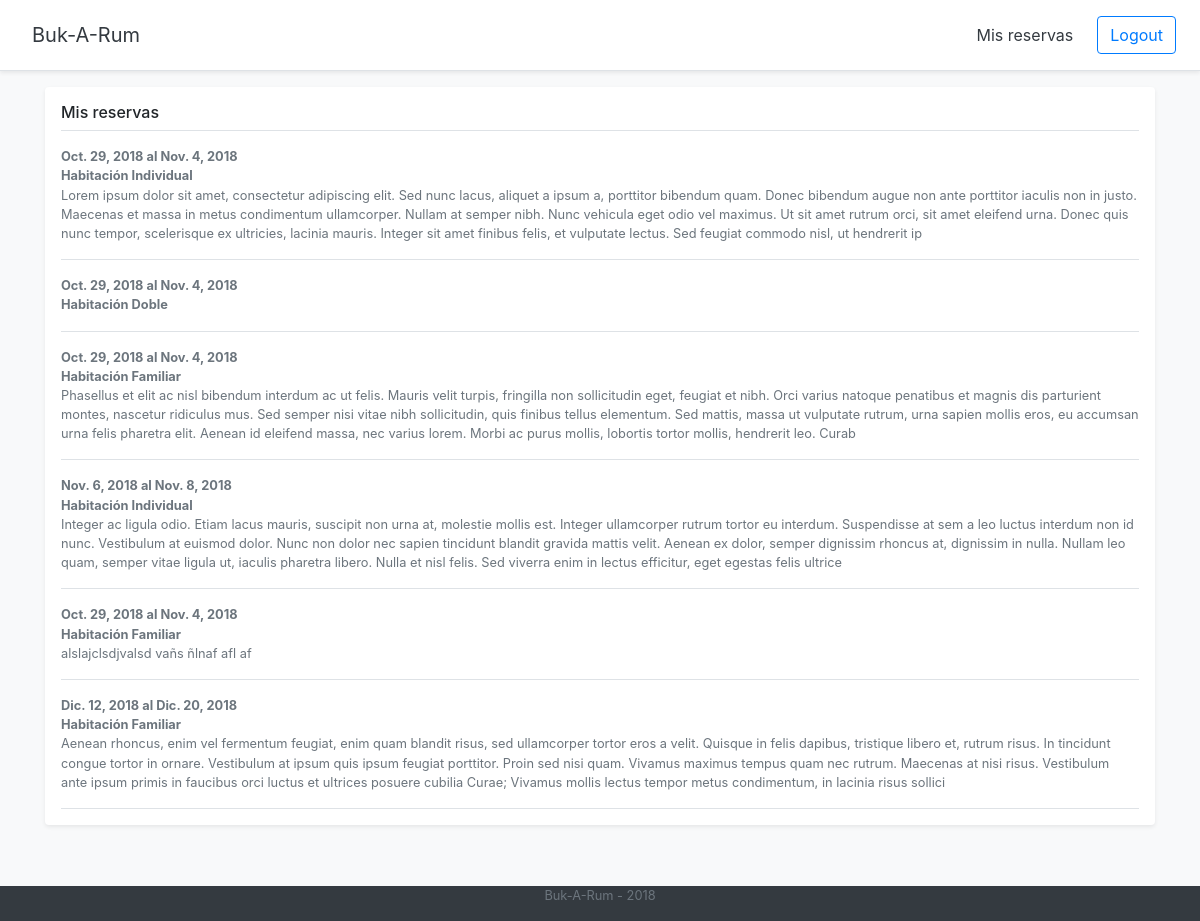
/reservas/ (signed in), run on the app's committed database.
### buscador/models.py (models this page shows, shortened)
class Reserva(models.Model):
    usuario = models.ForeignKey(User, on_delete=models.CASCADE)
    localizador = models.CharField(max_length=32)
    fecha_entrada = models.DateField()
    fecha_salida = models.DateField()
    tipo_tarjeta = models.ForeignKey(TarjetaCredito, on_delete=models.CASCADE)
    tarjeta_credito = models.IntegerField()
    mes_expira = models.IntegerField()
    anio_expira = models.IntegerField()
    comentarios = models.CharField(max_length=500, null=True, blank=True)
    habitacion = models.ForeignKey(Habitacion, on_delete=models.CASCADE)
    fecha_reserva = models.DateField()
    precio_noche = models.DecimalField(max_digits=15, decimal_places=2)

class Habitacion(models.Model):
    numero = models.IntegerField()
    tipo = models.ForeignKey(TipoHabitacion, on_delete=models.CASCADE)
    class Meta:
        verbose_name_plural = 'Habitaciones'

class TipoHabitacion(models.Model):
    nombre = models.CharField(max_length=50)
    capacidad = models.IntegerField()
    precio = models.DecimalField(max_digits=12, decimal_places=2)
    class Meta:
        verbose_name_plural = 'Tipo de habitaciones'
    def __str__(self):
        return 'Habitación {}'.format(self.nombre)

### buscador/views.py (the view)
# urls.py: path('reservas/', views.mis_reservas, name='mis_reservas'),
def mis_reservas(request):
    lista_reservas = Reserva.objects.filter(usuario__username=request.user)
    if lista_reservas is not None:
        return render(request, 'reservas.html', {'reservas': lista_reservas})
    else:
        return render(request, 'error.html', {'mensaje': 'No tienes ninguna reserva registrada hasta ahora...'})

### buscador/templates/reservas.html (shortened to what this page needs)
{% extends 'base_panel.html' %}
{% load staticfiles %}
{% block body %}
    <body class="bg-light">
        <main role="main" class="container">
            <div class="my-3 p-3 bg-white rounded shadow-sm">
                <h6 class="border-bottom border-gray pb-2 mb-0">Mis reservas</h6>
                {% for reserva in reservas %}
                <a href="{% url 'detalle_reserva' reserva.id %}">
                    <div class="media text-muted pt-3">
                    <p class="media-body pb-3 mb-0 small lh-125 border-bottom border-gray">
                    <strong class="d-block text-gray-dark">{{ reserva.fecha_entrada }} al {{ reserva.fecha_salida }}</strong>
                    <strong class="d-block text-gray-dark">{{ reserva.habitacion.tipo }}</strong>
                    {% if reserva.comentarios %}
                    {{ reserva.comentarios }}
                    {% endif %}
                    </p>
                    </div>
                </a>
                {% endfor %}
            </div>
        </main>
        <div class="pricing-header px-3 py-3 pt-md-5 pb-md-4 mx-auto text-center">
        </div>
    </body>
{% endblock %}

### buscador/templates/base_panel.html
{% extends 'base.html' %}
{% block panel %}
    <div class="d-flex flex-column flex-md-row align-items-center p-3 px-md-4 mb-3 bg-white border-bottom shadow-sm">
        <h5 class="my-0 mr-md-auto font-weight-normal"><a class="p-2 text-dark" href="{% url 'home' %}">Buk-A-Rum</a></h5>
        {% if not user.is_authenticated %}
        <a class="btn btn-outline-primary" href="{% url 'iniciar' %}">Login</a>
        {% else %}
        <nav class="my-2 my-md-0 mr-md-3">
            <a class="p-2 text-dark" href="{% url 'mis_reservas' %}">Mis reservas</a>
        </nav>
        <a class="btn btn-outline-primary" href="{% url 'salir' %}">Logout</a>
        {% endif %}
    </div>
{% endblock %}

### buscador/templates/base.html (shortened to what this page needs)
<!doctype html>
{% load staticfiles %}
<html lang="es">
    <head>
        <link rel="stylesheet" href="https://stackpath.bootstrapcdn.com/bootstrap/4.1.3/css/bootstrap.min.css">
        <link rel="stylesheet" href="https://stackpath.bootstrapcdn.com/font-awesome/4.7.0/css/font-awesome.min.css">
        <link href="https://cdn.jsdelivr.net/npm/gijgo@1.9.10/css/gijgo.min.css" rel="stylesheet" type="text/css" />
    </head>
<body>
{% block panel %}{% endblock %}
{% block body %}{% endblock %}
  <div class="footer footer-sm fixed-bottom bg-dark">
     <small><p class="text-center text-muted">Buk-A-Rum - 2018</p></small>
  </div>
</body>
</html>

### data on the page
Reserva: fecha_entrada "Oct. 29, 2018", fecha_salida "Nov. 4, 2018", habitacion.tipo "Habitación Individual", comentarios "Lorem ipsum dolor sit amet, consectetur adipiscing elit. Sed nunc lacus, aliquet a ipsum a, porttitor bibendum quam. Donec bibendum augue non ante porttitor iaculis non in justo. Maecenas et massa in metus condimentum ullamcorper. Nullam at semper nibh. Nunc vehicula eget odio vel maximus. Ut sit amet rutrum orci, sit amet eleifend urna. Donec quis nunc tempor, scelerisque ex ultricies, lacinia mauris. Integer sit amet finibus felis, et vulputate lectus. Sed feugiat commodo nisl, ut hendrerit ip"
Reserva: fecha_entrada "Oct. 29, 2018", fecha_salida "Nov. 4, 2018", habitacion.tipo "Habitación Doble"
Reserva: fecha_entrada "Oct. 29, 2018", fecha_salida "Nov. 4, 2018", habitacion.tipo "Habitación Familiar", comentarios "Phasellus et elit ac nisl bibendum interdum ac ut felis. Mauris velit turpis, fringilla non sollicitudin eget, feugiat et nibh. Orci varius natoque penatibus et magnis dis parturient montes, nascetur ridiculus mus. Sed semper nisi vitae nibh sollicitudin, quis finibus tellus elementum. Sed mattis, massa ut vulputate rutrum, urna sapien mollis eros, eu accumsan urna felis pharetra elit. Aenean id eleifend massa, nec varius lorem. Morbi ac purus mollis, lobortis tortor mollis, hendrerit leo. Curab"
Reserva: fecha_entrada "Nov. 6, 2018", fecha_salida "Nov. 8, 2018", habitacion.tipo "Habitación Individual", comentarios "Integer ac ligula odio. Etiam lacus mauris, suscipit non urna at, molestie mollis est. Integer ullamcorper rutrum tortor eu interdum. Suspendisse at sem a leo luctus interdum non id nunc. Vestibulum at euismod dolor. Nunc non dolor nec sapien tincidunt blandit gravida mattis velit. Aenean ex dolor, semper dignissim rhoncus at, dignissim in nulla. Nullam leo quam, semper vitae ligula ut, iaculis pharetra libero. Nulla et nisl felis. Sed viverra enim in lectus efficitur, eget egestas felis ultrice"
Reserva: fecha_entrada "Oct. 29, 2018", fecha_salida "Nov. 4, 2018", habitacion.tipo "Habitación Familiar", comentarios "alslajclsdjvalsd vañs ñlnaf afl af"
Reserva: fecha_entrada "Dic. 12, 2018", fecha_salida "Dic. 20, 2018", habitacion.tipo "Habitación Familiar", comentarios "Aenean rhoncus, enim vel fermentum feugiat, enim quam blandit risus, sed ullamcorper tortor eros a velit. Quisque in felis dapibus, tristique libero et, rutrum risus. In tincidunt congue tortor in ornare. Vestibulum at ipsum quis ipsum feugiat porttitor. Proin sed nisi quam. Vivamus maximus tempus quam nec rutrum. Maecenas at nisi risus. Vestibulum ante ipsum primis in faucibus orci luctus et ultrices posuere cubilia Curae; Vivamus mollis lectus tempor metus condimentum, in lacinia risus sollici"
